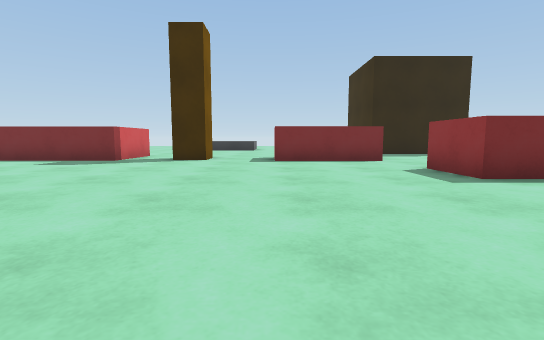
[1] (above)

12 first-person views from a walk through a scene from a Unity 3-D project. The camera is 0.64 m above the floor, tilts 6° down and sees 85° across. The floor is counted in squares, 1 m on a side. Each view is taken from the middle of a square. On the plan, view 1 faces up. The plan holds only what a view shows up to about 9 squares ahead; the rest is blank. The place goes on beyond the plan. The player character is not drawn.

[2]
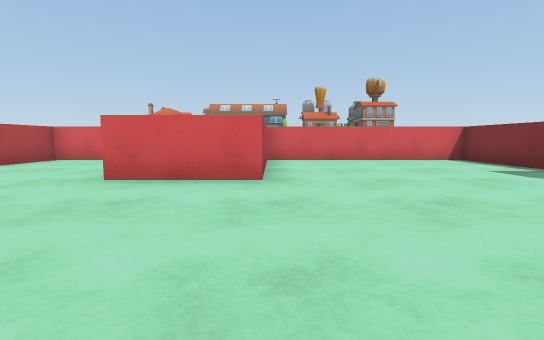

[3]
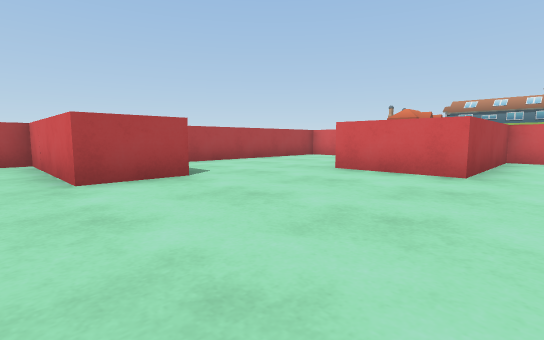

[4]
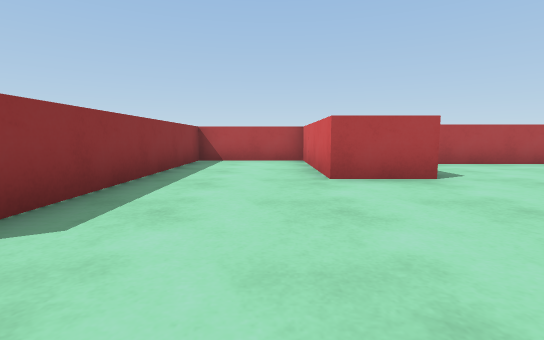

[5]
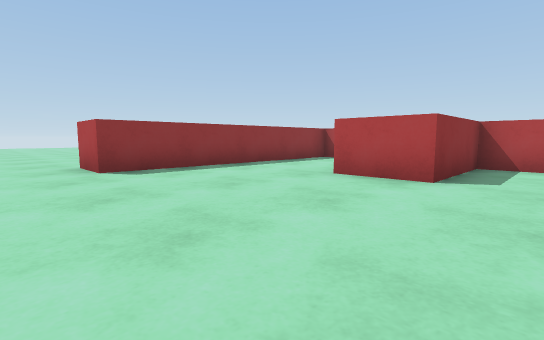

[6]
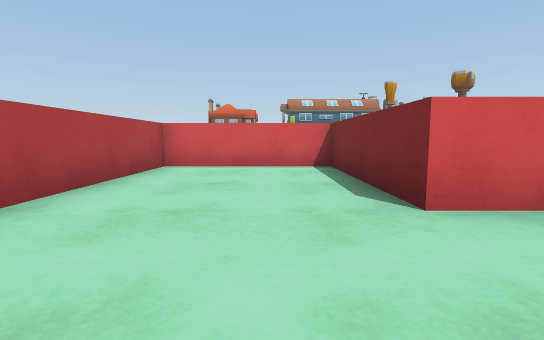

[7]
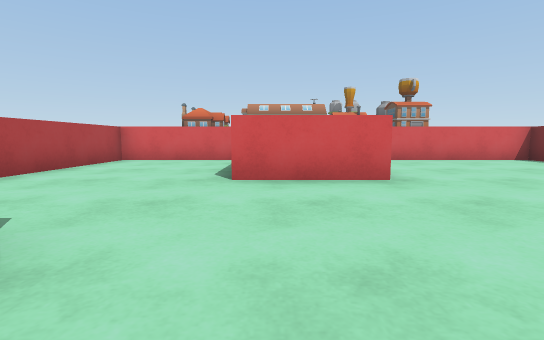

[8]
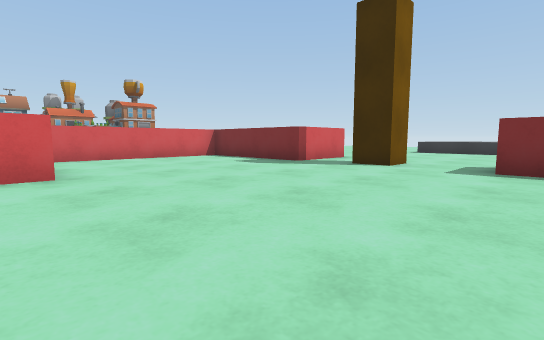

[9]
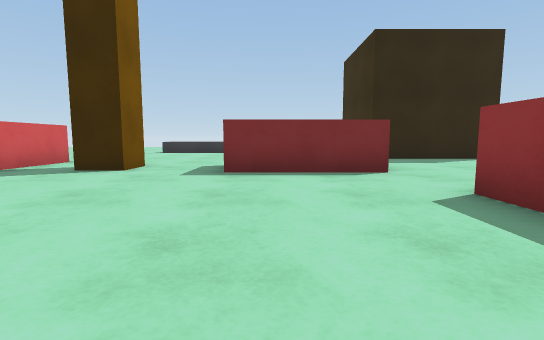

[10]
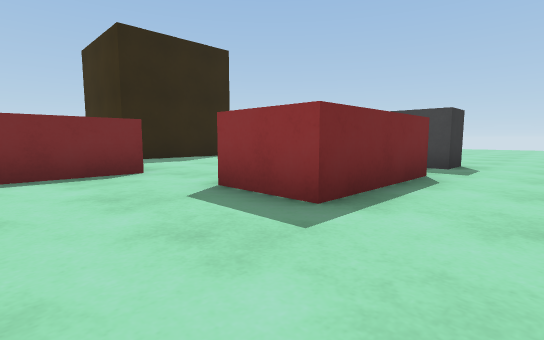

[11]
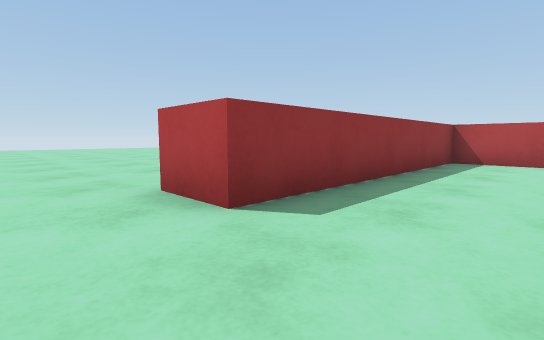

[12]
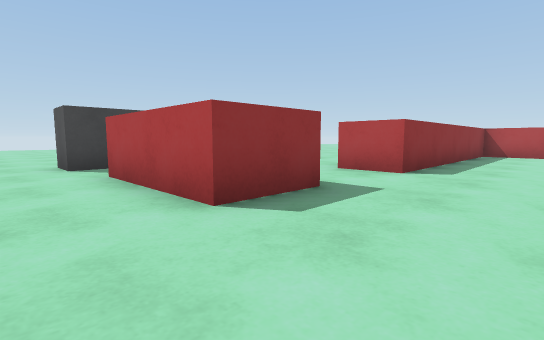

### Floor plan
Points are (right, up) in squares from view 1. A wall is a line through its corners. A room is listed if a view was taken in it or the views show most of it. See-through windows are left out.
Room 1 (views 1, 2, 3, 4, 5, 6, 7, 8, 9, 10, 11, 12)
walls: (3.4, 4.7) (3.4, 6.4) (4.6, 6.4); (-2, 9) (-3, 9); (-4.6, 8.6) (-8.9, 8.6) (-8.9, 2.9) (-4.6, 2.9) (-4.6, 0.4) (-8.9, 0.4) (-8.9, -3.5) (-3.1, -3.5); (-2.8, -3.5) (-1.6, -3.5) (-1.6, -0.7) (0.1, -0.7) (0.1, -4.8) (3.2, -4.8) (3.2, 2.4); (3.2, 8.6) (0, 8.6)
ways out: opening at (-4, 9.5); opening at (-1, 9.5); opening at (4, 3.5); opening at (4.5, 7.5)

Where each view was taken, in squares from view 1:
view 1: 0 up, 0 right, facing up
view 2: 3 up, 0 right, facing left
view 3: 4 up, 1 right, facing down-left
view 4: 4 up, 1 right, facing down
view 5: 4 up, 3 left, facing down-right
view 6: 1 down, 2 left, facing left
view 7: 1 up, 0 right, facing left
view 8: 2 up, 1 right, facing up-left
view 9: 3 up, 1 right, facing up
view 10: 3 up, 1 right, facing up-right
view 11: 4 up, 1 right, facing down-right
view 12: 8 up, 1 right, facing down-right
